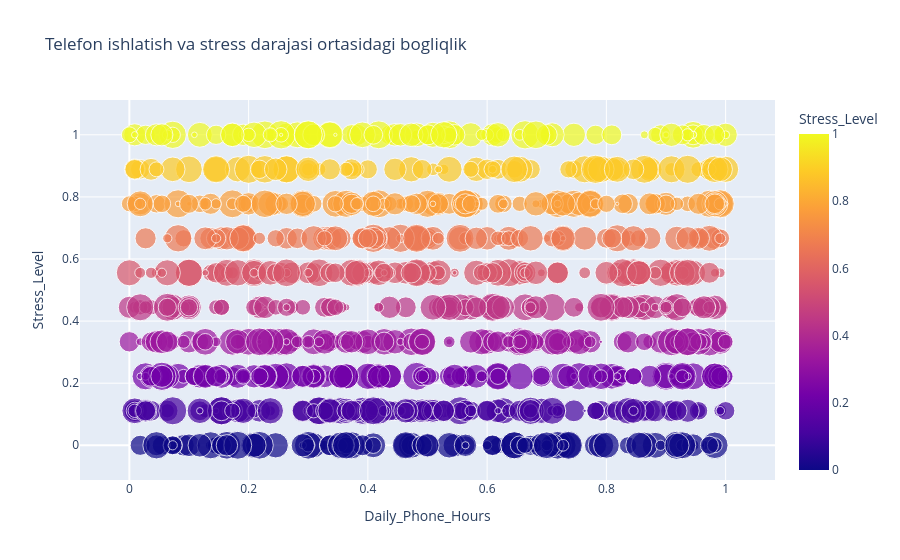

This figure's notebook cell:
### Code cell
fig=px.scatter(df_1000,x='Daily_Phone_Hours',y='Stress_Level',color='Stress_Level',size='Social_Media_Hours',hover_data=['Stress_Level','Daily_Phone_Hours','Social_Media_Hours'],title='Telefon ishlatish va stress darajasi ortasidagi bogliqlik')
print(fig.show())

### Figure 1 — Plotly figure (JSON) as saved in the notebook; plotly's stock layout.template omitted (floating-point values rounded to 4 significant figures; data arrays with more than 128 entries replaced by an {"elided": "..."} marker saying what was removed)
{"data": [{"customdata": {"elided": "1000x1 float values"}, "hovertemplate": "Daily_Phone_Hours=%{x}<br>Stress_Level=%{marker.color}<br>Social_Media_Hours=%{customdata[0]}<extra></extra>", "legendgroup": "", "marker": {"color": {"elided": "1000 float values"}, "coloraxis": "coloraxis", "size": {"elided": "1000 float values"}, "sizemode": "area", "sizeref": 0.0025, "symbol": "circle"}, "mode": "markers", "name": "", "orientation": "v", "showlegend": false, "type": "scatter", "x": {"elided": "1000 float values"}, "xaxis": "x", "y": {"elided": "1000 float values"}, "yaxis": "y"}], "layout": {"coloraxis": {"colorbar": {"title": {"text": "Stress_Level"}}, "colorscale": [[0, "#0d0887"], [0.1111, "#46039f"], [0.2222, "#7201a8"], [0.3333, "#9c179e"], [0.4444, "#bd3786"], [0.5556, "#d8576b"], [0.6667, "#ed7953"], [0.7778, "#fb9f3a"], [0.8889, "#fdca26"], [1, "#f0f921"]]}, "legend": {"itemsizing": "constant", "tracegroupgap": 0}, "title": {"text": "Telefon ishlatish va stress darajasi ortasidagi bogliqlik"}, "xaxis": {"anchor": "y", "domain": [0, 1], "title": {"text": "Daily_Phone_Hours"}}, "yaxis": {"anchor": "x", "domain": [0, 1], "title": {"text": "Stress_Level"}}}}
